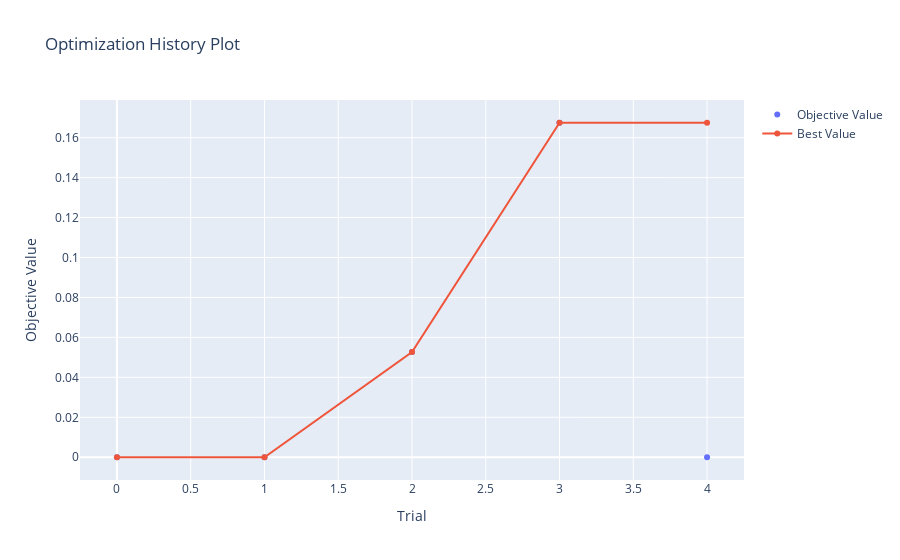

The notebook cell this image was saved under:
### Code cell
plot_optimization_history(study)

### Figure 1 — Plotly figure (JSON) as saved in the notebook; plotly's stock layout.template omitted (floating-point values rounded to 4 significant figures)
{"data": [{"mode": "markers", "name": "Objective Value", "type": "scatter", "x": [0, 1, 2, 3, 4], "y": [0, 0, 0.05263, 0.1675, 0]}, {"name": "Best Value", "type": "scatter", "x": [0, 1, 2, 3, 4], "y": [0, 0, 0.05263, 0.1675, 0.1675]}], "layout": {"title": {"text": "Optimization History Plot"}, "xaxis": {"title": {"text": "Trial"}}, "yaxis": {"title": {"text": "Objective Value"}}}}
